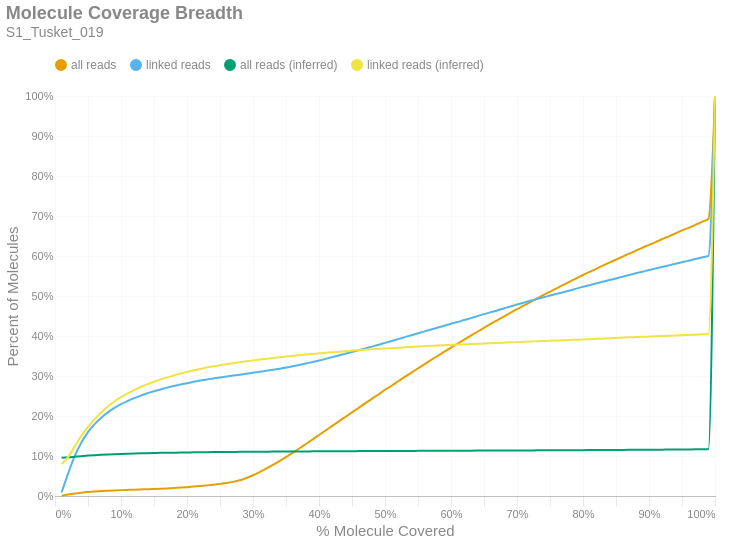

Source (notebook cell):
### Markdown cell above
### Molecule Read Coverage
This chart shows molecule coverage breadth as computed by the number of bases aligned to that molecule. In other words, "*how much of each unique long molecule is actually sequenced/aligned?*" Keep in mind there is a distinction between sequences and alignments, since some sequences belonging to a particular molecule may not align well and wouldn't appear in the alignment data. This chart also shows molecule coverage breadth as computed by the *inferred fragment* from which the aligned sequences originate. Unlike read coverage, this calculation takes into account the total insert size, including unsequenced gaps between the forward and reverse reads. Like the previous figures, these are cumulative percents.

### Code cell
if SKIPLR:
    print_html(f"Skipped")
else:
    binned_df = consolidated_hist(valids['coverage_bp'], mask, 0.01, True)
    binned_df_inf = consolidated_hist(valids['coverage_inserts'], mask, 0.01, True)
    binned_df = binned_df.with_columns(pl.lit(binned_df_inf['all reads (cumsum)']).alias('all reads (inferred)'))
    binned_df = binned_df.with_columns(pl.lit(binned_df_inf['linked reads (cumsum)']).alias('linked reads (inferred)'))
    binned_df = binned_df.with_columns(
        (pl.col('bin').cast(pl.Float64) + 0.01).alias('right_edge')
    )

    with SafeRender(binned_df):
        (
            density_plot(binned_df, 'Molecule Coverage Breadth', samplename, 'molcov', ['all reads (inferred)','linked reads (inferred)'])
            .encode(
                #x=alt.X('bin:Q', title="% Molecule Covered").axis(format = '%').scale(padding=0),
                x=alt.X('right_edge:Q', title="% Molecule Covered").axis(format='%').scale(padding=0),
                y=alt.Y('value:Q', title='Percent of Molecules')
                    .axis(format='%')
                    .stack(False)
                    .scale(domainMin=0, padding=0),
                color=alt.Color("key:N").scale(domain = ["all reads", "linked reads", "all reads (inferred)", "linked reads (inferred)"]),
                tooltip = [
                    alt.Tooltip("key:N", title = "Data Type"),
                    alt.Tooltip("range_label:N", title="% Molecule Covered"),
                    alt.Tooltip("value:Q", format = ".2%", title="% Molecules")
                ]
            )
        ).display()

### Figure 1 — Vega-Lite specification as saved in the notebook (floating-point values rounded to 4 significant figures)
{"width": "container", "height": 400, "config": {"title": {"anchor": "start", "dy": -15, "fontSize": 18, "color": "#888888", "subtitleColor": "#888888", "subtitleFontSize": 14}, "arc": {"fill": "#0072B2"}, "axis": {"domainColor": "#888888", "domainWidth": 0.5, "gridWidth": 0.2, "grid": false, "titleFontWeight": 400, "titleFontSize": 15, "labelFontSize": 11, "labelColor": "#888888", "tickColor": "#888888", "tickWidth": 0.2, "titleColor": "#888888"}, "axisBand": {"grid": false}, "axisX": {"grid": true, "tickSize": 10, "domainCap": "round"}, "axisY": {"domain": false, "grid": true, "tickSize": 0, "domainCap": "round"}, "background": "transparent", "header": {"labelFontSize": 15, "labelColor": "#888888", "titleFontSize": 15, "titleFontWeight": 600, "titleColor": "#888888"}, "legend": {"labelFont": "sans-serif", "labelFontSize": 12, "labelColor": "#888888", "symbolSize": 100, "symbolType": "circle", "titleFontSize": 12, "titlePadding": 10, "titleColor": "#888888", "title": null, "orient": "top"}, "range": {"category": ["#E69F00", "#56B4E9", "#009E73", "#F0E442", "#0072B2", "#D55E00", "#CC79A7", "#000000"], "diverging": ["#cfe8f3", "#a2d4ec", "#73bfe2", "#46abdb", "#1696d2", "#12719e"]}, "area": {"fill": "#0072B2", "fillOpacity": 0.7, "line": true, "strokeOpacity": 0.7}, "line": {"color": "#0072B2", "stroke": "#0072B2", "strokeWidth": 2}, "trail": {"color": "#0072B2", "stroke": "#0072B2", "strokeWidth": 0, "size": 1}, "point": {"filled": true, "fillOpacity": 1.0, "size": 95}, "text": {"color": "#888888", "fontSize": 11, "align": "right", "fontWeight": 400, "size": 11}, "bar": {"fill": "#0072B2", "stroke": null}, "view": {"stroke": null, "continuousWidth": 660, "continuousHeight": 400}}, "data": {"name": "data-fa6626fde0d4d2bcf5331f1f15d48b1f"}, "mark": {"type": "line", "interpolate": "monotone", "point": {"opacity": 0, "size": 275}}, "encoding": {"color": {"field": "key", "scale": {"domain": ["all reads", "linked reads", "all reads (inferred)", "linked reads (inferred)"]}, "type": "nominal"}, "tooltip": [{"field": "key", "title": "Data Type", "type": "nominal"}, {"field": "range_label", "title": "% Molecule Covered", "type": "nominal"}, {"field": "value", "format": ".2%", "title": "% Molecules", "type": "quantitative"}], "x": {"axis": {"format": "%"}, "field": "right_edge", "scale": {"padding": 0}, "title": "% Molecule Covered", "type": "quantitative"}, "y": {"axis": {"format": "%"}, "field": "value", "scale": {"domainMin": 0, "padding": 0}, "stack": false, "title": "Percent of Molecules", "type": "quantitative"}}, "params": [{"name": "param_c36ac31b6afebe62", "select": {"type": "point", "fields": ["key"]}, "bind": "legend"}], "title": {"text": "Molecule Coverage Breadth", "subtitle": "S1_Tusket_019"}, "transform": [{"fold": ["all reads (cumsum)", "linked reads (cumsum)", "all reads (inferred)", "linked reads (inferred)"]}, {"calculate": "replace(datum.key, ' (cumsum)', '')", "as": "key"}, {"filter": {"param": "param_c36ac31b6afebe62"}}], "usermeta": {"embedOptions": {"downloadFileName": "S1_Tusket_019.molcov"}}, "$schema": "https://vega.github.io/schema/vega-lite/v6.1.0.json", "datasets": {"data-fa6626fde0d4d2bcf5331f1f15d48b1f": [{"bin": "0.0", "interval": "0.0-0.01", "all reads": 0.0006923, "linked reads": 0.008786, "all reads (cumsum)": 0.0006923, "linked reads (cumsum)": 0.008786, "range_label": "0.0-0.01", "all reads (inferred)": 0.09551, "linked reads (inferred)": 0.07993, "right_edge": 0.01}, {"bin": "0.01", "interval": "0.01-0.02", "all reads": 0.002947, "linked reads": 0.04799, "all reads (cumsum)": 0.003639, "linked reads (cumsum)": 0.05678, "range_label": "0.01-0.02", "all reads (inferred)": 0.09661, "linked reads (inferred)": 0.09782, "right_edge": 0.02}, {"bin": "0.02", "interval": "0.02-0.03", "all reads": 0.002639, "linked reads": 0.04331, "all reads (cumsum)": 0.006278, "linked reads (cumsum)": 0.1001, "range_label": "0.02-0.03", "all reads (inferred)": 0.09814, "linked reads (inferred)": 0.124, "right_edge": 0.03}, {"bin": "0.03", "interval": "0.03-0.04", "all reads": 0.00212, "linked reads": 0.03379, "all reads (cumsum)": 0.008398, "linked reads (cumsum)": 0.1339, "range_label": "0.03-0.04", "all reads (inferred)": 0.09966, "linked reads (inferred)": 0.1505, "right_edge": 0.04}, {"bin": "0.04", "interval": "0.04-0.05", "all reads": 0.001623, "linked reads": 0.02571, "all reads (cumsum)": 0.01002, "linked reads (cumsum)": 0.1596, "range_label": "0.04-0.05", "all reads (inferred)": 0.101, "linked reads (inferred)": 0.1727, "right_edge": 0.05}, {"bin": "0.05", "interval": "0.05-0.06", "all reads": 0.001309, "linked reads": 0.02004, "all reads (cumsum)": 0.01133, "linked reads (cumsum)": 0.1796, "range_label": "0.05-0.06", "all reads (inferred)": 0.1021, "linked reads (inferred)": 0.1921, "right_edge": 0.06}, {"bin": "0.06", "interval": "0.06-0.07", "all reads": 0.001054, "linked reads": 0.01624, "all reads (cumsum)": 0.01238, "linked reads (cumsum)": 0.1959, "range_label": "0.06-0.07", "all reads (inferred)": 0.1031, "linked reads (inferred)": 0.2089, "right_edge": 0.07}, {"bin": "0.07", "interval": "0.07-0.08", "all reads": 0.0008602, "linked reads": 0.0132, "all reads (cumsum)": 0.01324, "linked reads (cumsum)": 0.2091, "range_label": "0.07-0.08", "all reads (inferred)": 0.104, "linked reads (inferred)": 0.2239, "right_edge": 0.08}, {"bin": "0.08", "interval": "0.08-0.09", "all reads": 0.0007636, "linked reads": 0.01117, "all reads (cumsum)": 0.01401, "linked reads (cumsum)": 0.2202, "range_label": "0.08-0.09", "all reads (inferred)": 0.1047, "linked reads (inferred)": 0.2362, "right_edge": 0.09}, {"bin": "0.09", "interval": "0.09-0.1", "all reads": 0.0006804, "linked reads": 0.009323, "all reads (cumsum)": 0.01469, "linked reads (cumsum)": 0.2296, "range_label": "0.09-0.1", "all reads (inferred)": 0.1053, "linked reads (inferred)": 0.2471, "right_edge": 0.1}, {"bin": "0.1", "interval": "0.1-0.11", "all reads": 0.0006099, "linked reads": 0.007858, "all reads (cumsum)": 0.0153, "linked reads (cumsum)": 0.2374, "range_label": "0.1-0.11", "all reads (inferred)": 0.1058, "linked reads (inferred)": 0.2565, "right_edge": 0.11}, {"bin": "0.11", "interval": "0.11-0.12", "all reads": 0.0005988, "linked reads": 0.007255, "all reads (cumsum)": 0.0159, "linked reads (cumsum)": 0.2447, "range_label": "0.11-0.12", "all reads (inferred)": 0.1063, "linked reads (inferred)": 0.2647, "right_edge": 0.12}, {"bin": "0.12", "interval": "0.12-0.13", "all reads": 0.0005569, "linked reads": 0.006378, "all reads (cumsum)": 0.01645, "linked reads (cumsum)": 0.2511, "range_label": "0.12-0.13", "all reads (inferred)": 0.1067, "linked reads (inferred)": 0.2725, "right_edge": 0.13}, {"bin": "0.13", "interval": "0.13-0.14", "all reads": 0.0005608, "linked reads": 0.005928, "all reads (cumsum)": 0.01701, "linked reads (cumsum)": 0.257, "range_label": "0.13-0.14", "all reads (inferred)": 0.1071, "linked reads (inferred)": 0.2796, "right_edge": 0.14}, {"bin": "0.14", "interval": "0.14-0.15", "all reads": 0.0005779, "linked reads": 0.004963, "all reads (cumsum)": 0.01759, "linked reads (cumsum)": 0.2619, "range_label": "0.14-0.15", "all reads (inferred)": 0.1075, "linked reads (inferred)": 0.2856, "right_edge": 0.15}, {"bin": "0.15", "interval": "0.15-0.16", "all reads": 0.0006432, "linked reads": 0.004469, "all reads (cumsum)": 0.01824, "linked reads (cumsum)": 0.2664, "range_label": "0.15-0.16", "all reads (inferred)": 0.1078, "linked reads (inferred)": 0.2915, "right_edge": 0.16}, {"bin": "0.16", "interval": "0.16-0.17", "all reads": 0.0007897, "linked reads": 0.004498, "all reads (cumsum)": 0.01902, "linked reads (cumsum)": 0.2709, "range_label": "0.16-0.17", "all reads (inferred)": 0.1081, "linked reads (inferred)": 0.2965, "right_edge": 0.17}, {"bin": "0.17", "interval": "0.17-0.18", "all reads": 0.0009165, "linked reads": 0.004237, "all reads (cumsum)": 0.01994, "linked reads (cumsum)": 0.2752, "range_label": "0.17-0.18", "all reads (inferred)": 0.1084, "linked reads (inferred)": 0.3013, "right_edge": 0.18}, {"bin": "0.18", "interval": "0.18-0.19", "all reads": 0.001048, "linked reads": 0.003548, "all reads (cumsum)": 0.02099, "linked reads (cumsum)": 0.2787, "range_label": "0.18-0.19", "all reads (inferred)": 0.1086, "linked reads (inferred)": 0.3059, "right_edge": 0.19}, {"bin": "0.19", "interval": "0.19-0.2", "all reads": 0.00119, "linked reads": 0.003308, "all reads (cumsum)": 0.02218, "linked reads (cumsum)": 0.282, "range_label": "0.19-0.2", "all reads (inferred)": 0.1089, "linked reads (inferred)": 0.3099, "right_edge": 0.2}, {"bin": "0.2", "interval": "0.2-0.21", "all reads": 0.001307, "linked reads": 0.003359, "all reads (cumsum)": 0.02349, "linked reads (cumsum)": 0.2854, "range_label": "0.2-0.21", "all reads (inferred)": 0.1091, "linked reads (inferred)": 0.3142, "right_edge": 0.21}, {"bin": "0.21", "interval": "0.21-0.22", "all reads": 0.001458, "linked reads": 0.003163, "all reads (cumsum)": 0.02494, "linked reads (cumsum)": 0.2885, "range_label": "0.21-0.22", "all reads (inferred)": 0.1093, "linked reads (inferred)": 0.3177, "right_edge": 0.22}, {"bin": "0.22", "interval": "0.22-0.23", "all reads": 0.001616, "linked reads": 0.002859, "all reads (cumsum)": 0.02656, "linked reads (cumsum)": 0.2914, "range_label": "0.22-0.23", "all reads (inferred)": 0.1095, "linked reads (inferred)": 0.3212, "right_edge": 0.23}, {"bin": "0.23", "interval": "0.23-0.24", "all reads": 0.001756, "linked reads": 0.002481, "all reads (cumsum)": 0.02832, "linked reads (cumsum)": 0.2939, "range_label": "0.23-0.24", "all reads (inferred)": 0.1097, "linked reads (inferred)": 0.3241, "right_edge": 0.24}, {"bin": "0.24", "interval": "0.24-0.25", "all reads": 0.001986, "linked reads": 0.002496, "all reads (cumsum)": 0.0303, "linked reads (cumsum)": 0.2964, "range_label": "0.24-0.25", "all reads (inferred)": 0.1099, "linked reads (inferred)": 0.3269, "right_edge": 0.25}, {"bin": "0.25", "interval": "0.25-0.26", "all reads": 0.002195, "linked reads": 0.002256, "all reads (cumsum)": 0.0325, "linked reads (cumsum)": 0.2986, "range_label": "0.25-0.26", "all reads (inferred)": 0.11, "linked reads (inferred)": 0.3296, "right_edge": 0.26}, {"bin": "0.26", "interval": "0.26-0.27", "all reads": 0.002869, "linked reads": 0.002373, "all reads (cumsum)": 0.03536, "linked reads (cumsum)": 0.301, "range_label": "0.26-0.27", "all reads (inferred)": 0.1102, "linked reads (inferred)": 0.332, "right_edge": 0.27}, {"bin": "0.27", "interval": "0.27-0.28", "all reads": 0.004084, "linked reads": 0.002402, "all reads (cumsum)": 0.03945, "linked reads (cumsum)": 0.3034, "range_label": "0.27-0.28", "all reads (inferred)": 0.1103, "linked reads (inferred)": 0.3344, "right_edge": 0.28}, {"bin": "0.28", "interval": "0.28-0.29", "all reads": 0.005515, "linked reads": 0.002235, "all reads (cumsum)": 0.04496, "linked reads (cumsum)": 0.3056, "range_label": "0.28-0.29", "all reads (inferred)": 0.1105, "linked reads (inferred)": 0.3368, "right_edge": 0.29}, {"bin": "0.29", "interval": "0.29-0.3", "all reads": 0.006875, "linked reads": 0.002387, "all reads (cumsum)": 0.05184, "linked reads (cumsum)": 0.308, "range_label": "0.29-0.3", "all reads (inferred)": 0.1106, "linked reads (inferred)": 0.339, "right_edge": 0.3}, {"bin": "0.3", "interval": "0.3-0.31", "all reads": 0.007814, "linked reads": 0.00246, "all reads (cumsum)": 0.05965, "linked reads (cumsum)": 0.3105, "range_label": "0.3-0.31", "all reads (inferred)": 0.1107, "linked reads (inferred)": 0.3411, "right_edge": 0.31}, {"bin": "0.31", "interval": "0.31-0.32", "all reads": 0.008559, "linked reads": 0.002402, "all reads (cumsum)": 0.06821, "linked reads (cumsum)": 0.3129, "range_label": "0.31-0.32", "all reads (inferred)": 0.1108, "linked reads (inferred)": 0.3431, "right_edge": 0.32}, {"bin": "0.32", "interval": "0.32-0.33", "all reads": 0.009342, "linked reads": 0.002532, "all reads (cumsum)": 0.07755, "linked reads (cumsum)": 0.3154, "range_label": "0.32-0.33", "all reads (inferred)": 0.111, "linked reads (inferred)": 0.3449, "right_edge": 0.33}, {"bin": "0.33", "interval": "0.33-0.34", "all reads": 0.009812, "linked reads": 0.002801, "all reads (cumsum)": 0.08737, "linked reads (cumsum)": 0.3182, "range_label": "0.33-0.34", "all reads (inferred)": 0.1111, "linked reads (inferred)": 0.3467, "right_edge": 0.34}, {"bin": "0.34", "interval": "0.34-0.35", "all reads": 0.01007, "linked reads": 0.00288, "all reads (cumsum)": 0.09743, "linked reads (cumsum)": 0.3211, "range_label": "0.34-0.35", "all reads (inferred)": 0.1112, "linked reads (inferred)": 0.3486, "right_edge": 0.35}, {"bin": "0.35", "interval": "0.35-0.36", "all reads": 0.0105, "linked reads": 0.003243, "all reads (cumsum)": 0.1079, "linked reads (cumsum)": 0.3243, "range_label": "0.35-0.36", "all reads (inferred)": 0.1113, "linked reads (inferred)": 0.3502, "right_edge": 0.36}, {"bin": "0.36", "interval": "0.36-0.37", "all reads": 0.0108, "linked reads": 0.003381, "all reads (cumsum)": 0.1187, "linked reads (cumsum)": 0.3277, "range_label": "0.36-0.37", "all reads (inferred)": 0.1114, "linked reads (inferred)": 0.3519, "right_edge": 0.37}, {"bin": "0.37", "interval": "0.37-0.38", "all reads": 0.01118, "linked reads": 0.003548, "all reads (cumsum)": 0.1299, "linked reads (cumsum)": 0.3313, "range_label": "0.37-0.38", "all reads (inferred)": 0.1115, "linked reads (inferred)": 0.3535, "right_edge": 0.38}, {"bin": "0.38", "interval": "0.38-0.39", "all reads": 0.01116, "linked reads": 0.003751, "all reads (cumsum)": 0.1411, "linked reads (cumsum)": 0.335, "range_label": "0.38-0.39", "all reads (inferred)": 0.1116, "linked reads (inferred)": 0.355, "right_edge": 0.39}, {"bin": "0.39", "interval": "0.39-0.4", "all reads": 0.01139, "linked reads": 0.003693, "all reads (cumsum)": 0.1525, "linked reads (cumsum)": 0.3387, "range_label": "0.39-0.4", "all reads (inferred)": 0.1117, "linked reads (inferred)": 0.3566, "right_edge": 0.4}, {"bin": "0.4", "interval": "0.4-0.41", "all reads": 0.01122, "linked reads": 0.004063, "all reads (cumsum)": 0.1637, "linked reads (cumsum)": 0.3428, "range_label": "0.4-0.41", "all reads (inferred)": 0.1118, "linked reads (inferred)": 0.3581, "right_edge": 0.41}, {"bin": "0.41", "interval": "0.41-0.42", "all reads": 0.01147, "linked reads": 0.004353, "all reads (cumsum)": 0.1752, "linked reads (cumsum)": 0.3471, "range_label": "0.41-0.42", "all reads (inferred)": 0.1119, "linked reads (inferred)": 0.3595, "right_edge": 0.42}, {"bin": "0.42", "interval": "0.42-0.43", "all reads": 0.0114, "linked reads": 0.00431, "all reads (cumsum)": 0.1866, "linked reads (cumsum)": 0.3514, "range_label": "0.42-0.43", "all reads (inferred)": 0.1119, "linked reads (inferred)": 0.3608, "right_edge": 0.43}, {"bin": "0.43", "interval": "0.43-0.44", "all reads": 0.01111, "linked reads": 0.004078, "all reads (cumsum)": 0.1977, "linked reads (cumsum)": 0.3555, "range_label": "0.43-0.44", "all reads (inferred)": 0.112, "linked reads (inferred)": 0.3623, "right_edge": 0.44}, {"bin": "0.44", "interval": "0.44-0.45", "all reads": 0.01142, "linked reads": 0.004281, "all reads (cumsum)": 0.2091, "linked reads (cumsum)": 0.3598, "range_label": "0.44-0.45", "all reads (inferred)": 0.1121, "linked reads (inferred)": 0.3635, "right_edge": 0.45}, {"bin": "0.45", "interval": "0.45-0.46", "all reads": 0.01139, "linked reads": 0.004455, "all reads (cumsum)": 0.2205, "linked reads (cumsum)": 0.3643, "range_label": "0.45-0.46", "all reads (inferred)": 0.1122, "linked reads (inferred)": 0.3647, "right_edge": 0.46}, {"bin": "0.46", "interval": "0.46-0.47", "all reads": 0.01121, "linked reads": 0.004506, "all reads (cumsum)": 0.2317, "linked reads (cumsum)": 0.3688, "range_label": "0.46-0.47", "all reads (inferred)": 0.1123, "linked reads (inferred)": 0.3658, "right_edge": 0.47}, {"bin": "0.47", "interval": "0.47-0.48", "all reads": 0.01126, "linked reads": 0.004651, "all reads (cumsum)": 0.2429, "linked reads (cumsum)": 0.3734, "range_label": "0.47-0.48", "all reads (inferred)": 0.1123, "linked reads (inferred)": 0.3668, "right_edge": 0.48}, {"bin": "0.48", "interval": "0.48-0.49", "all reads": 0.01071, "linked reads": 0.004527, "all reads (cumsum)": 0.2536, "linked reads (cumsum)": 0.3779, "range_label": "0.48-0.49", "all reads (inferred)": 0.1124, "linked reads (inferred)": 0.3677, "right_edge": 0.49}, {"bin": "0.49", "interval": "0.49-0.5", "all reads": 0.01188, "linked reads": 0.004912, "all reads (cumsum)": 0.2655, "linked reads (cumsum)": 0.3828, "range_label": "0.49-0.5", "all reads (inferred)": 0.1125, "linked reads (inferred)": 0.3687, "right_edge": 0.5}, {"bin": "0.5", "interval": "0.5-0.51", "all reads": 0.01006, "linked reads": 0.004687, "all reads (cumsum)": 0.2756, "linked reads (cumsum)": 0.3875, "range_label": "0.5-0.51", "all reads (inferred)": 0.1126, "linked reads (inferred)": 0.3696, "right_edge": 0.51}, {"bin": "0.51", "interval": "0.51-0.52", "all reads": 0.01123, "linked reads": 0.004709, "all reads (cumsum)": 0.2868, "linked reads (cumsum)": 0.3922, "range_label": "0.51-0.52", "all reads (inferred)": 0.1126, "linked reads (inferred)": 0.3708, "right_edge": 0.52}, {"bin": "0.52", "interval": "0.52-0.53", "all reads": 0.0108, "linked reads": 0.004868, "all reads (cumsum)": 0.2976, "linked reads (cumsum)": 0.3971, "range_label": "0.52-0.53", "all reads (inferred)": 0.1127, "linked reads (inferred)": 0.3717, "right_edge": 0.53}, {"bin": "0.53", "interval": "0.53-0.54", "all reads": 0.01081, "linked reads": 0.004883, "all reads (cumsum)": 0.3084, "linked reads (cumsum)": 0.402, "range_label": "0.53-0.54", "all reads (inferred)": 0.1128, "linked reads (inferred)": 0.3726, "right_edge": 0.54}, {"bin": "0.54", "interval": "0.54-0.55", "all reads": 0.01056, "linked reads": 0.004796, "all reads (cumsum)": 0.319, "linked reads (cumsum)": 0.4068, "range_label": "0.54-0.55", "all reads (inferred)": 0.1128, "linked reads (inferred)": 0.3735, "right_edge": 0.55}, {"bin": "0.55", "interval": "0.55-0.56", "all reads": 0.0106, "linked reads": 0.004861, "all reads (cumsum)": 0.3296, "linked reads (cumsum)": 0.4117, "range_label": "0.55-0.56", "all reads (inferred)": 0.1129, "linked reads (inferred)": 0.3744, "right_edge": 0.56}, {"bin": "0.56", "interval": "0.56-0.57", "all reads": 0.01057, "linked reads": 0.004651, "all reads (cumsum)": 0.3402, "linked reads (cumsum)": 0.4163, "range_label": "0.56-0.57", "all reads (inferred)": 0.113, "linked reads (inferred)": 0.3754, "right_edge": 0.57}, {"bin": "0.57", "interval": "0.57-0.58", "all reads": 0.01027, "linked reads": 0.00476, "all reads (cumsum)": 0.3504, "linked reads (cumsum)": 0.4211, "range_label": "0.57-0.58", "all reads (inferred)": 0.1131, "linked reads (inferred)": 0.3762, "right_edge": 0.58}, {"bin": "0.58", "interval": "0.58-0.59", "all reads": 0.01037, "linked reads": 0.00444, "all reads (cumsum)": 0.3608, "linked reads (cumsum)": 0.4255, "range_label": "0.58-0.59", "all reads (inferred)": 0.1131, "linked reads (inferred)": 0.377, "right_edge": 0.59}, {"bin": "0.59", "interval": "0.59-0.6", "all reads": 0.01036, "linked reads": 0.00513, "all reads (cumsum)": 0.3712, "linked reads (cumsum)": 0.4306, "range_label": "0.59-0.6", "all reads (inferred)": 0.1132, "linked reads (inferred)": 0.3778, "right_edge": 0.6}, {"bin": "0.6", "interval": "0.6-0.61", "all reads": 0.009686, "linked reads": 0.004419, "all reads (cumsum)": 0.3809, "linked reads (cumsum)": 0.435, "range_label": "0.6-0.61", "all reads (inferred)": 0.1133, "linked reads (inferred)": 0.3785, "right_edge": 0.61}, {"bin": "0.61", "interval": "0.61-0.62", "all reads": 0.01015, "linked reads": 0.004897, "all reads (cumsum)": 0.391, "linked reads (cumsum)": 0.4399, "range_label": "0.61-0.62", "all reads (inferred)": 0.1133, "linked reads (inferred)": 0.3792, "right_edge": 0.62}, {"bin": "0.62", "interval": "0.62-0.63", "all reads": 0.009789, "linked reads": 0.004745, "all reads (cumsum)": 0.4008, "linked reads (cumsum)": 0.4447, "range_label": "0.62-0.63", "all reads (inferred)": 0.1134, "linked reads (inferred)": 0.3798, "right_edge": 0.63}, {"bin": "0.63", "interval": "0.63-0.64", "all reads": 0.009837, "linked reads": 0.005028, "all reads (cumsum)": 0.4106, "linked reads (cumsum)": 0.4497, "range_label": "0.63-0.64", "all reads (inferred)": 0.1134, "linked reads (inferred)": 0.3805, "right_edge": 0.64}, {"bin": "0.64", "interval": "0.64-0.65", "all reads": 0.009585, "linked reads": 0.004955, "all reads (cumsum)": 0.4202, "linked reads (cumsum)": 0.4547, "range_label": "0.64-0.65", "all reads (inferred)": 0.1135, "linked reads (inferred)": 0.3812, "right_edge": 0.65}, {"bin": "0.65", "interval": "0.65-0.66", "all reads": 0.009819, "linked reads": 0.004658, "all reads (cumsum)": 0.43, "linked reads (cumsum)": 0.4593, "range_label": "0.65-0.66", "all reads (inferred)": 0.1136, "linked reads (inferred)": 0.3819, "right_edge": 0.66}, {"bin": "0.66", "interval": "0.66-0.67", "all reads": 0.009233, "linked reads": 0.004571, "all reads (cumsum)": 0.4393, "linked reads (cumsum)": 0.4639, "range_label": "0.66-0.67", "all reads (inferred)": 0.1137, "linked reads (inferred)": 0.3826, "right_edge": 0.67}, {"bin": "0.67", "interval": "0.67-0.68", "all reads": 0.009353, "linked reads": 0.00497, "all reads (cumsum)": 0.4486, "linked reads (cumsum)": 0.4689, "range_label": "0.67-0.68", "all reads (inferred)": 0.1137, "linked reads (inferred)": 0.3834, "right_edge": 0.68}, {"bin": "0.68", "interval": "0.68-0.69", "all reads": 0.009056, "linked reads": 0.005035, "all reads (cumsum)": 0.4577, "linked reads (cumsum)": 0.4739, "range_label": "0.68-0.69", "all reads (inferred)": 0.1138, "linked reads (inferred)": 0.3841, "right_edge": 0.69}, {"bin": "0.69", "interval": "0.69-0.7", "all reads": 0.009302, "linked reads": 0.004716, "all reads (cumsum)": 0.467, "linked reads (cumsum)": 0.4786, "range_label": "0.69-0.7", "all reads (inferred)": 0.1139, "linked reads (inferred)": 0.3847, "right_edge": 0.7}, {"bin": "0.7", "interval": "0.7-0.71", "all reads": 0.008856, "linked reads": 0.00468, "all reads (cumsum)": 0.4758, "linked reads (cumsum)": 0.4833, "range_label": "0.7-0.71", "all reads (inferred)": 0.1139, "linked reads (inferred)": 0.3854, "right_edge": 0.71}, {"bin": "0.71", "interval": "0.71-0.72", "all reads": 0.008995, "linked reads": 0.004629, "all reads (cumsum)": 0.4848, "linked reads (cumsum)": 0.4879, "range_label": "0.71-0.72", "all reads (inferred)": 0.114, "linked reads (inferred)": 0.386, "right_edge": 0.72}, {"bin": "0.72", "interval": "0.72-0.73", "all reads": 0.008752, "linked reads": 0.004375, "all reads (cumsum)": 0.4936, "linked reads (cumsum)": 0.4923, "range_label": "0.72-0.73", "all reads (inferred)": 0.1141, "linked reads (inferred)": 0.3867, "right_edge": 0.73}, {"bin": "0.73", "interval": "0.73-0.74", "all reads": 0.008498, "linked reads": 0.004361, "all reads (cumsum)": 0.5021, "linked reads (cumsum)": 0.4967, "range_label": "0.73-0.74", "all reads (inferred)": 0.1142, "linked reads (inferred)": 0.3874, "right_edge": 0.74}, {"bin": "0.74", "interval": "0.74-0.75", "all reads": 0.009041, "linked reads": 0.004419, "all reads (cumsum)": 0.5111, "linked reads (cumsum)": 0.5011, "range_label": "0.74-0.75", "all reads (inferred)": 0.1143, "linked reads (inferred)": 0.3881, "right_edge": 0.75}, {"bin": "0.75", "interval": "0.75-0.76", "all reads": 0.008184, "linked reads": 0.004172, "all reads (cumsum)": 0.5193, "linked reads (cumsum)": 0.5053, "range_label": "0.75-0.76", "all reads (inferred)": 0.1143, "linked reads (inferred)": 0.3888, "right_edge": 0.76}, {"bin": "0.76", "interval": "0.76-0.77", "all reads": 0.008381, "linked reads": 0.004107, "all reads (cumsum)": 0.5277, "linked reads (cumsum)": 0.5094, "range_label": "0.76-0.77", "all reads (inferred)": 0.1144, "linked reads (inferred)": 0.3895, "right_edge": 0.77}, {"bin": "0.77", "interval": "0.77-0.78", "all reads": 0.008289, "linked reads": 0.00444, "all reads (cumsum)": 0.536, "linked reads (cumsum)": 0.5138, "range_label": "0.77-0.78", "all reads (inferred)": 0.1145, "linked reads (inferred)": 0.3901, "right_edge": 0.78}, {"bin": "0.78", "interval": "0.78-0.79", "all reads": 0.008095, "linked reads": 0.00468, "all reads (cumsum)": 0.5441, "linked reads (cumsum)": 0.5185, "range_label": "0.78-0.79", "all reads (inferred)": 0.1146, "linked reads (inferred)": 0.3907, "right_edge": 0.79}, {"bin": "0.79", "interval": "0.79-0.8", "all reads": 0.008456, "linked reads": 0.004484, "all reads (cumsum)": 0.5525, "linked reads (cumsum)": 0.523, "range_label": "0.79-0.8", "all reads (inferred)": 0.1147, "linked reads (inferred)": 0.3913, "right_edge": 0.8}, {"bin": "0.8", "interval": "0.8-0.81", "all reads": 0.007558, "linked reads": 0.003947, "all reads (cumsum)": 0.5601, "linked reads (cumsum)": 0.5269, "range_label": "0.8-0.81", "all reads (inferred)": 0.1148, "linked reads (inferred)": 0.3922, "right_edge": 0.81}, {"bin": "0.81", "interval": "0.81-0.82", "all reads": 0.00785, "linked reads": 0.00452, "all reads (cumsum)": 0.5679, "linked reads (cumsum)": 0.5314, "range_label": "0.81-0.82", "all reads (inferred)": 0.1149, "linked reads (inferred)": 0.393, "right_edge": 0.82}, {"bin": "0.82", "interval": "0.82-0.83", "all reads": 0.007868, "linked reads": 0.004252, "all reads (cumsum)": 0.5758, "linked reads (cumsum)": 0.5357, "range_label": "0.82-0.83", "all reads (inferred)": 0.115, "linked reads (inferred)": 0.3936, "right_edge": 0.83}, {"bin": "0.83", "interval": "0.83-0.84", "all reads": 0.007642, "linked reads": 0.004128, "all reads (cumsum)": 0.5835, "linked reads (cumsum)": 0.5398, "range_label": "0.83-0.84", "all reads (inferred)": 0.1151, "linked reads (inferred)": 0.3944, "right_edge": 0.84}, {"bin": "0.84", "interval": "0.84-0.85", "all reads": 0.00744, "linked reads": 0.004085, "all reads (cumsum)": 0.5909, "linked reads (cumsum)": 0.5439, "range_label": "0.84-0.85", "all reads (inferred)": 0.1152, "linked reads (inferred)": 0.395, "right_edge": 0.85}, {"bin": "0.85", "interval": "0.85-0.86", "all reads": 0.007564, "linked reads": 0.004346, "all reads (cumsum)": 0.5985, "linked reads (cumsum)": 0.5482, "range_label": "0.85-0.86", "all reads (inferred)": 0.1153, "linked reads (inferred)": 0.3958, "right_edge": 0.86}, {"bin": "0.86", "interval": "0.86-0.87", "all reads": 0.007372, "linked reads": 0.004143, "all reads (cumsum)": 0.6058, "linked reads (cumsum)": 0.5524, "range_label": "0.86-0.87", "all reads (inferred)": 0.1154, "linked reads (inferred)": 0.3967, "right_edge": 0.87}, {"bin": "0.87", "interval": "0.87-0.88", "all reads": 0.007461, "linked reads": 0.004252, "all reads (cumsum)": 0.6133, "linked reads (cumsum)": 0.5566, "range_label": "0.87-0.88", "all reads (inferred)": 0.1155, "linked reads (inferred)": 0.3973, "right_edge": 0.88}, {"bin": "0.88", "interval": "0.88-0.89", "all reads": 0.007316, "linked reads": 0.004056, "all reads (cumsum)": 0.6206, "linked reads (cumsum)": 0.5607, "range_label": "0.88-0.89", "all reads (inferred)": 0.1156, "linked reads (inferred)": 0.398, "right_edge": 0.89}, {"bin": "0.89", "interval": "0.89-0.9", "all reads": 0.007337, "linked reads": 0.004078, "all reads (cumsum)": 0.6279, "linked reads (cumsum)": 0.5648, "range_label": "0.89-0.9", "all reads (inferred)": 0.1157, "linked reads (inferred)": 0.3987, "right_edge": 0.9}, {"bin": "0.9", "interval": "0.9-0.91", "all reads": 0.006883, "linked reads": 0.003925, "all reads (cumsum)": 0.6348, "linked reads (cumsum)": 0.5687, "range_label": "0.9-0.91", "all reads (inferred)": 0.1158, "linked reads (inferred)": 0.3993, "right_edge": 0.91}, {"bin": "0.91", "interval": "0.91-0.92", "all reads": 0.007663, "linked reads": 0.00386, "all reads (cumsum)": 0.6425, "linked reads (cumsum)": 0.5726, "range_label": "0.91-0.92", "all reads (inferred)": 0.1159, "linked reads (inferred)": 0.4001, "right_edge": 0.92}, {"bin": "0.92", "interval": "0.92-0.93", "all reads": 0.006695, "linked reads": 0.003998, "all reads (cumsum)": 0.6492, "linked reads (cumsum)": 0.5766, "range_label": "0.92-0.93", "all reads (inferred)": 0.1161, "linked reads (inferred)": 0.4008, "right_edge": 0.93}, {"bin": "0.93", "interval": "0.93-0.94", "all reads": 0.007093, "linked reads": 0.003969, "all reads (cumsum)": 0.6563, "linked reads (cumsum)": 0.5805, "range_label": "0.93-0.94", "all reads (inferred)": 0.1162, "linked reads (inferred)": 0.4015, "right_edge": 0.94}, {"bin": "0.94", "interval": "0.94-0.95", "all reads": 0.007647, "linked reads": 0.003809, "all reads (cumsum)": 0.6639, "linked reads (cumsum)": 0.5843, "range_label": "0.94-0.95", "all reads (inferred)": 0.1163, "linked reads (inferred)": 0.4021, "right_edge": 0.95}, {"bin": "0.95", "interval": "0.95-0.96", "all reads": 0.006334, "linked reads": 0.003976, "all reads (cumsum)": 0.6703, "linked reads (cumsum)": 0.5883, "range_label": "0.95-0.96", "all reads (inferred)": 0.1165, "linked reads (inferred)": 0.4028, "right_edge": 0.96}, {"bin": "0.96", "interval": "0.96-0.97", "all reads": 0.007398, "linked reads": 0.004041, "all reads (cumsum)": 0.6777, "linked reads (cumsum)": 0.5924, "range_label": "0.96-0.97", "all reads (inferred)": 0.1166, "linked reads (inferred)": 0.4034, "right_edge": 0.97}, {"bin": "0.97", "interval": "0.97-0.98", "all reads": 0.00768, "linked reads": 0.003874, "all reads (cumsum)": 0.6853, "linked reads (cumsum)": 0.5962, "range_label": "0.97-0.98", "all reads (inferred)": 0.1168, "linked reads (inferred)": 0.4042, "right_edge": 0.98}, {"bin": "0.98", "interval": "0.98-0.99", "all reads": 0.007302, "linked reads": 0.003961, "all reads (cumsum)": 0.6926, "linked reads (cumsum)": 0.6002, "range_label": "0.98-0.99", "all reads (inferred)": 0.1171, "linked reads (inferred)": 0.4053, "right_edge": 0.99}, {"bin": "0.99", "interval": "0.99-1.0", "all reads": 0.3074, "linked reads": 0.3998, "all reads (cumsum)": 1.0, "linked reads (cumsum)": 1.0, "range_label": "0.99-1.0", "all reads (inferred)": 1.0, "linked reads (inferred)": 1.0, "right_edge": 1.0}]}}
